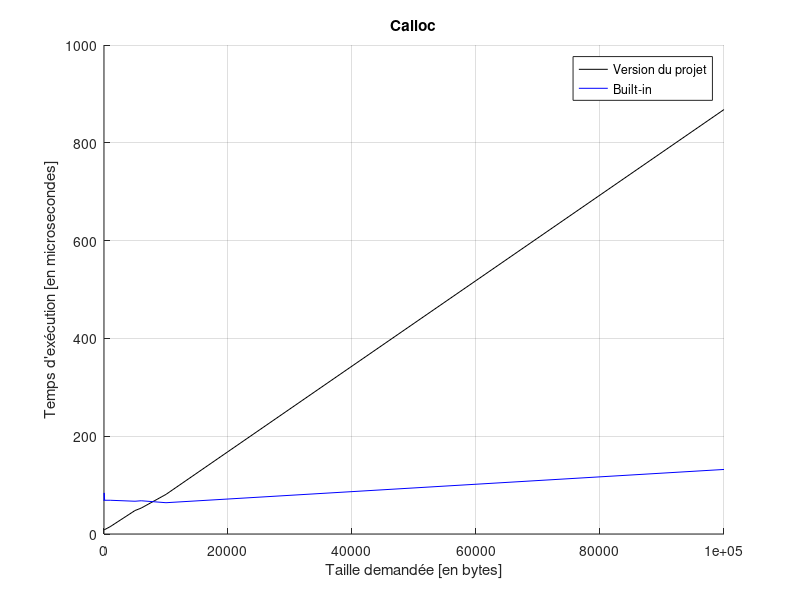
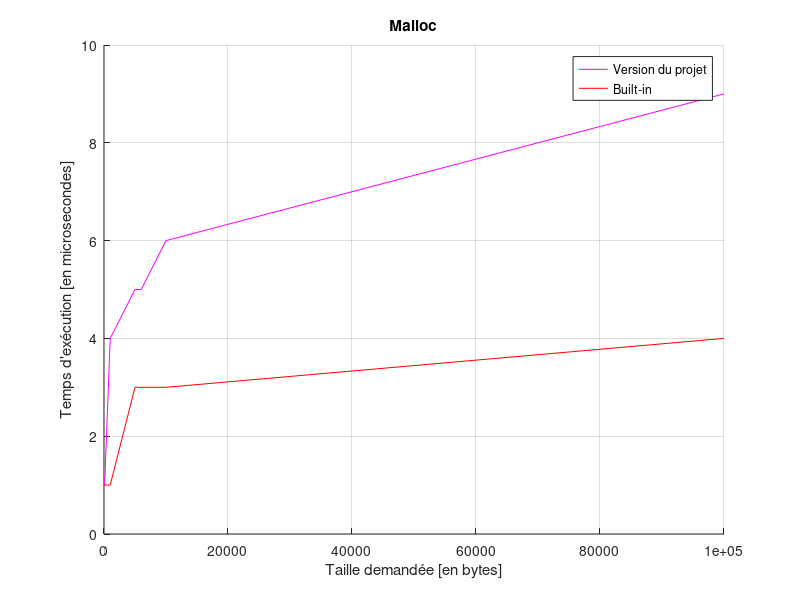

MATLAB code for these plots, in order:
size = [1 10 25 100 1000 5000 6000 10000 100000];
tc = [ 69 68 84 69 69 67 68 64 132];
tmc =  [ 8 9  9 9 15 48 53 81 868];
tm = [ 1 1 1 1 1 3 3 3 4];
tmm = [ 1 1 1 1 4 5 5 6 9];

figure('Name','Comparaison des temps de réponse de calloc','NumberTitle','off'); 
hold on;
plot(size, tmc, 'k');
plot(size, tc, 'b');
xlabel('Taille demandée [en bytes]');
ylabel('Temps d''exécution [en microsecondes]');
legend('Version du projet','Built-in');
title('Calloc');
grid on;




figure('Name','Comparaison des temps de réponse de malloc','NumberTitle','off'); 
hold on;
plot(size, tmm, 'm');
plot(size, tm, 'r');
xlabel('Taille demandée [en bytes]');
ylabel('Temps d''exécution [en microsecondes]');
legend('Version du projet','Built-in');
title('Malloc');
grid on;